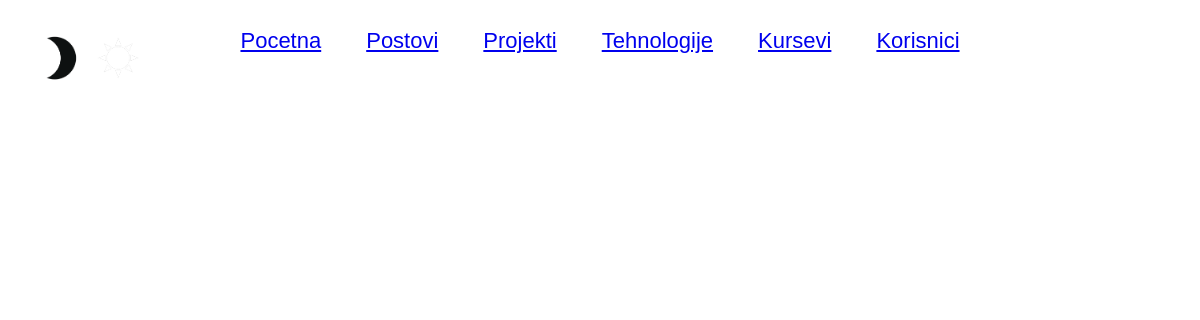
/administracija/pregled-tehnologija/, run on an earlier commit of the app's database.
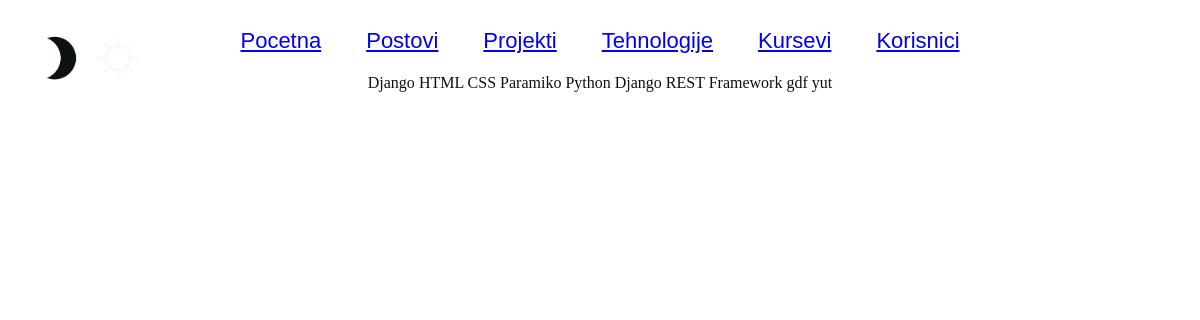
And on a later commit of the database.
### home/models.py (models this page shows, shortened)
class Tehnologija(models.Model):
    ime = models.CharField(max_length=255)
    slika = models.ImageField(upload_to='tehnologije/')

### home/views.py (the view)
# urls.py: path('administracija/pregled-tehnologija/', views.pregled_tehnologija, name="pregled_tehnologija"),
def pregled_tehnologija(request):
    tehnologije = Tehnologija.objects.all()
    context = {'tehnologije': tehnologije}
    return render(request, 'administracija/tehnologije.html', context)

### home/templates/administracija/tehnologije.html (shortened to what this page needs)
{% load static %}
<html lang="en" class="html">
<head>
    <link rel="stylesheet" href="{% static 'css/administracija/main.css' %}" class="css">
    <link rel="stylesheet" href="{% static 'css/administracija/nav.css' %}" class="css">
</head>
<body>
    <header>
        {% include 'administracija/nav.html' %}
    </header>
    <main>
        {% for tehnologija in tehnologije %}
        {{tehnologija.ime}}
        {% endfor %}
    </main>
</body>
</html>

What changed in the data, as far as the page shows it:
added Tehnologija: ime "Django"
added Tehnologija: ime "HTML"
added Tehnologija: ime "CSS"
added Tehnologija: ime "Paramiko"
added Tehnologija: ime "Python"
added Tehnologija: ime "Django REST Framework"
added Tehnologija: ime "gdf"
added Tehnologija: ime "yut"
